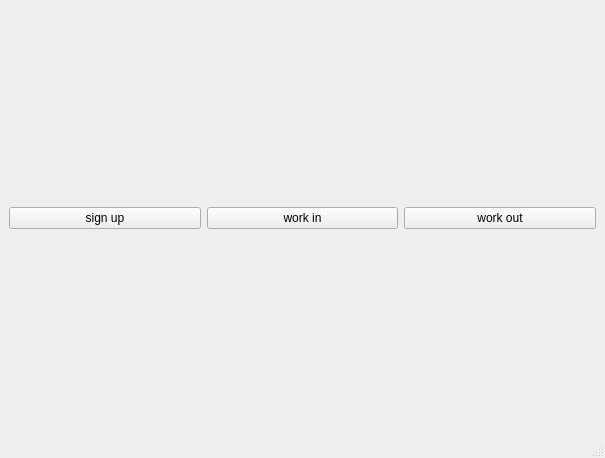
<?xml version="1.0" encoding="UTF-8"?>
<ui version="4.0">
 <class>MainWindow</class>
 <widget class="QMainWindow" name="MainWindow">
  <property name="geometry">
   <rect>
    <x>0</x>
    <y>0</y>
    <width>605</width>
    <height>458</height>
   </rect>
  </property>
  <property name="windowTitle">
   <string>Commute Management</string>
  </property>
  <widget class="QWidget" name="centralwidget">
   <layout class="QGridLayout" name="gridLayout">
    <item row="0" column="1">
     <widget class="QPushButton" name="pushButton">
      <property name="text">
       <string>work in</string>
      </property>
     </widget>
    </item>
    <item row="0" column="0">
     <widget class="QPushButton" name="pushButton_signup">
      <property name="text">
       <string>sign up</string>
      </property>
     </widget>
    </item>
    <item row="0" column="2">
     <widget class="QPushButton" name="pushButton_2">
      <property name="text">
       <string>work out</string>
      </property>
     </widget>
    </item>
   </layout>
  </widget>
  <widget class="QMenuBar" name="menubar">
   <property name="geometry">
    <rect>
     <x>0</x>
     <y>0</y>
     <width>605</width>
     <height>22</height>
    </rect>
   </property>
  </widget>
  <widget class="QStatusBar" name="statusbar"/>
 </widget>
 <resources/>
 <connections/>
</ui>
